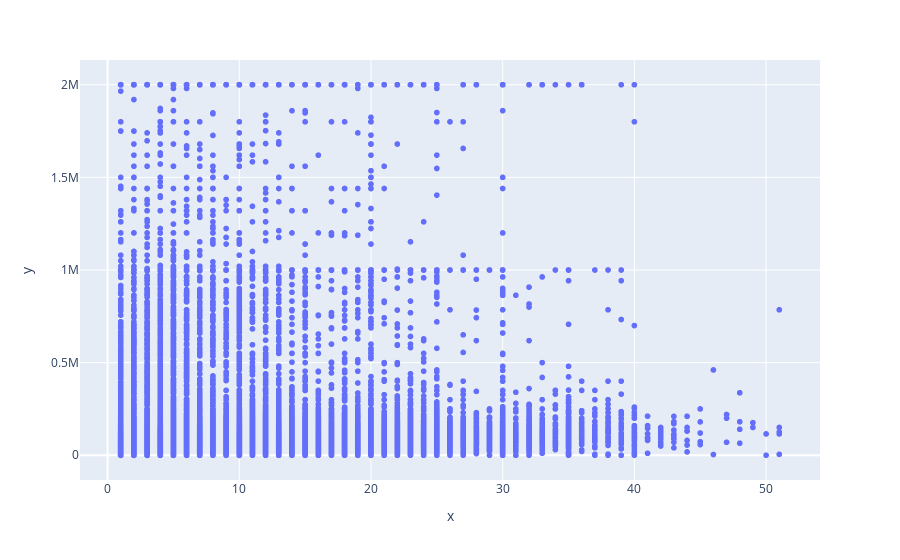

Source (notebook cell):
### Code cell
# fig = go.Figure()
# fig.add_trace(go.Scatter(x=ls_procomp['YearsCodePro'], y=ls_procomp['ConvertedComp']))
# fig.add_trace(go.Scatter(x=month, y=high_2014, name='High 2014',
#                          line=dict(color='firebrick', width=4)))
fig = px.scatter(x=rest_procomp['YearsCodePro'], y=rest_procomp['ConvertedComp'])
fig.show()

### Figure 1 — Plotly figure (JSON) as saved in the notebook; plotly's stock layout.template omitted (floating-point values rounded to 4 significant figures; data arrays with more than 128 entries replaced by an {"elided": "..."} marker saying what was removed)
{"data": [{"hoverlabel": {"namelength": 0}, "hovertemplate": "x=%{x}<br>y=%{y}", "legendgroup": "", "marker": {"color": "#636efa", "symbol": "circle"}, "mode": "markers", "name": "", "showlegend": false, "type": "scattergl", "x": {"elided": "47882 int values"}, "xaxis": "x", "y": {"elided": "47882 int values"}, "yaxis": "y"}], "layout": {"legend": {"tracegroupgap": 0}, "margin": {"t": 60}, "xaxis": {"anchor": "y", "domain": [0, 1], "title": {"text": "x"}}, "yaxis": {"anchor": "x", "domain": [0, 1], "title": {"text": "y"}}}}
